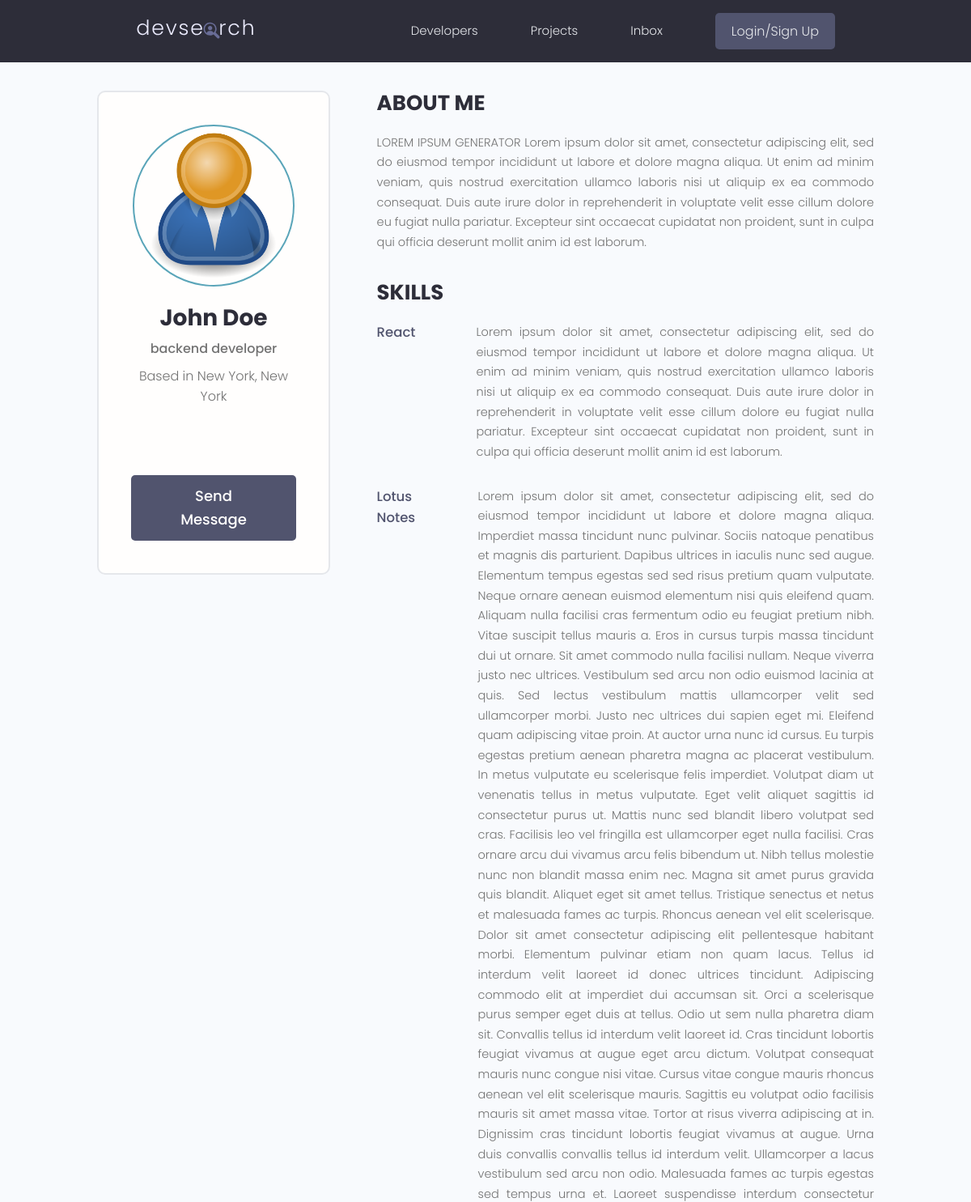
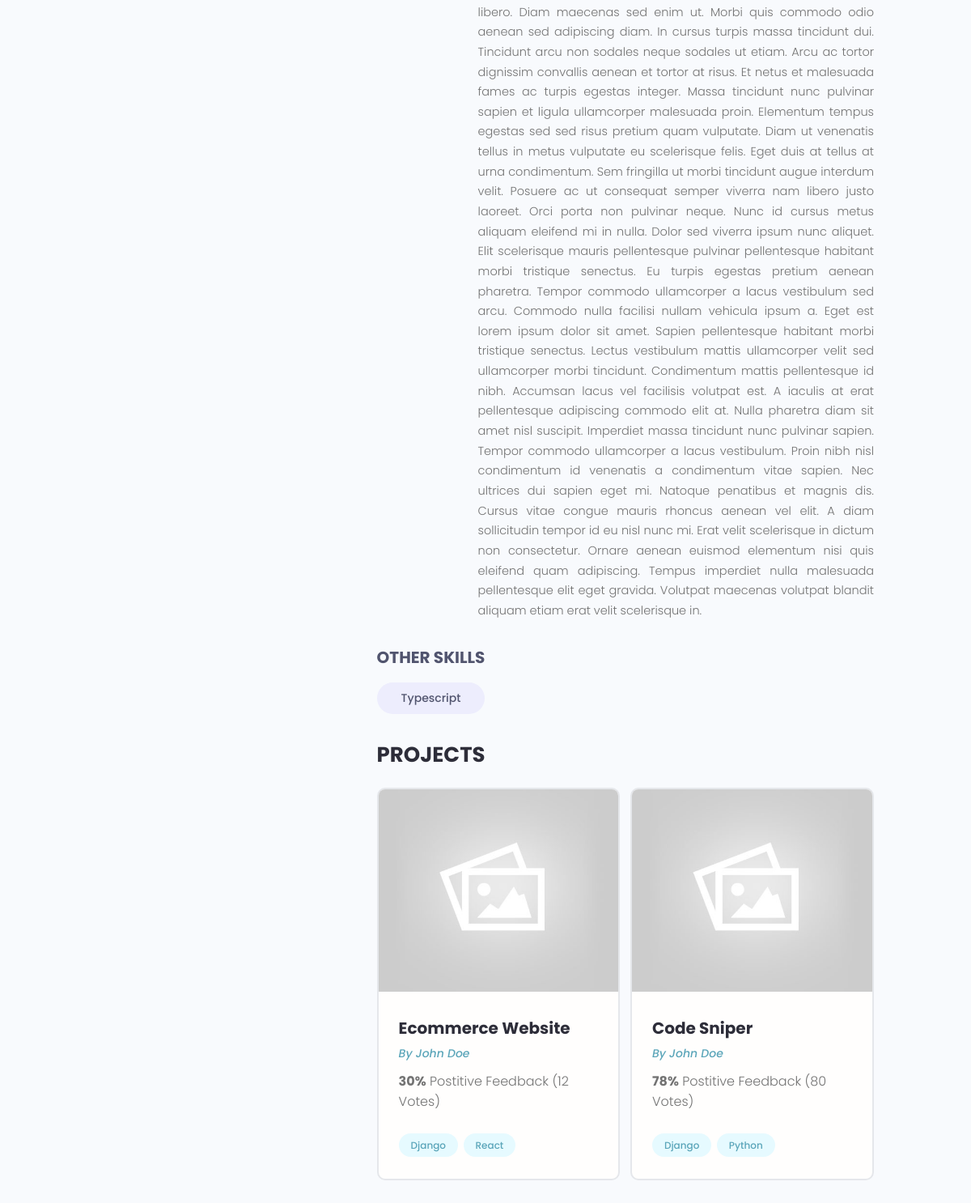
Screenshot of /profile/b9493051-83be-4aec-a5c5-364fbb2dfe9a with the database file from the repository (2 pictures, top to bottom).
### users/models.py (models this page shows, shortened)
class Profile(models.Model):
    user = models.OneToOneField(User, on_delete=models.CASCADE, null=True, blank=True)
    name = models.CharField(max_length=200, null=True, blank=True)
    email = models.EmailField(max_length=500, null=True, blank=True)
    username = models.CharField(max_length=200, null=True, blank=True)
    location = models.CharField(max_length=200, null=True, blank=True)
    headline = models.CharField(max_length=200, null=True, blank=True)
    bio = models.TextField(null=True, blank=True)
    profile_image = models.ImageField(null=True, blank=True, upload_to='profiles/', default='profiles/user-default.png')
    social_github = models.CharField(max_length=200, null=True, blank=True)
    social_twitter = models.CharField(max_length=200, null=True, blank=True)
    social_linkedin = models.CharField(max_length=200, null=True, blank=True)
    social_stackoverflow = models.CharField(max_length=200, null=True, blank=True)
    social_website = models.CharField(max_length=200, null=True, blank=True)
    created = models.DateTimeField(auto_now_add=True)
    id = models.UUIDField(default=uuid.uuid4, unique=True, primary_key=True, editable=False)

class Skill(models.Model):
    owner = models.ForeignKey(Profile, null=True, blank=True, on_delete=models.CASCADE)
    name = models.CharField(max_length=200, null=True, blank=True)
    description = models.TextField(null=True, blank=True)
    created = models.DateTimeField(auto_now_add=True)
    id = models.UUIDField(default=uuid.uuid4, unique=True, primary_key=True, editable=False)
    def __str__(self):
        return str(self.name)

### projects/models.py (models this page shows, shortened)
class Project(models.Model):
    owner = models.ForeignKey(Profile, null=True, blank=True, on_delete=models.SET_NULL)
    title = models.CharField(max_length=200)
    description = models.TextField(null=True, blank=True)
    featured_image = models.ImageField(null=True, blank=True, default='default.jpg')
    demo_link = models.CharField(max_length=2000, null=True, blank=True)
    source_link = models.CharField(max_length=2000, null=True, blank=True)
    tags = models.ManyToManyField('Tag', blank=True)
    vote_total = models.IntegerField(default=0, null=True, blank=True)
    vote_ratio = models.IntegerField(default=0, null=True, blank=True)
    created = models.DateTimeField(auto_now_add=True)
    id = models.UUIDField(default=uuid.uuid4, unique=True, primary_key=True, editable=False)

class Tag(models.Model):
    name = models.CharField(max_length=200)
    created = models.DateTimeField(auto_now_add=True)
    id = models.UUIDField(default=uuid.uuid4, unique=True, primary_key=True, editable=False)
    def __str__(self):
        return self.name

### users/views.py (the view)
# urls.py: path('profile/<str:pk>', views.userProfile, name='user-profile'),
def userProfile(request, pk):
    profile = Profile.objects.get(id=pk)
    topSkills = profile.skill_set.exclude(description__exact="")
    otherSkills = profile.skill_set.filter(description="")
    context = {'profile': profile, 'topSkills': topSkills, 'otherSkills': otherSkills};
    return render(request=request, template_name="users/user-profile.html", context=context)

### users/templates/users/user-profile.html (shortened to what this page needs)
{% extends 'main.html' %}
{% block content %}
<main class="profile my-md">
    <div class="container">
      <div class="layout">
        <div class="column column--1of3">
          <div class="card text-center">
            <div class="card__body dev">
              <img class="avatar avatar--xl" src="{{ profile.profile_image.url }}" />
              <h2 class="dev__name">{{profile.name}}</h2>
              <p class="dev__title">{{profile.headline}}</p>
              <p class="dev__location">Based in {{profile.location}}</p>
              <ul class="dev__social">
              </ul>
              <a href="#" class="btn btn--sub btn--lg">Send Message </a>
            </div>
          </div>
        </div>
        <div class="column column--2of3">
          <div class="devInfo">
            <h3 class="devInfo__title">About Me</h3>
            <p class="devInfo__about">{{profile.bio}}</p>
          </div>
          <div class="devInfo">
            <h3 class="devInfo__title">Skills</h3>
            <div class="devInfo__skills">
              {% for skill in topSkills %}
              <div class="devSkill">
                <h4 class="devSkill__title">{{skill.name}}</h4>
                <p class="devSkill__info">{{skill.description}}</p>
              </div>
              {% endfor %}
              <h3 class="devInfo__subtitle">Other Skills</h3>
              <div class="devInfo__otherSkills">
                {% for skill in otherSkills %}
                <span class="tag tag--pill tag--sub tag--lg">
                  <small>{{skill}}</small>
                </span>
                {% endfor %}
              </div>
            </div>
          </div>
          <div class="devInfo">
            <h3 class="devInfo__title">Projects</h3>
            <div class="grid grid--two">
              {% for project in profile.project_set.all %}
              <div class="column">
                <div class="card project">
                  <a href="{% url 'project' project.id %}" class="project">
                    <img class="project__thumbnail" src="{{project.featured_image.url}}" />
                    <div class="card__body">
                      <h3 class="project__title">{{project.title}}</h3>
                      <p><a class="project__author" href="{% url 'user-profile' project.owner.id %}">By {{project.owner.name}}</a></p>
                      <p class="project--rating">
                        <span style="font-weight: bold;">{{project.vote_ratio}}%</span> Postitive
                        Feedback ({{project.vote_total}} Vote{{project.vote_total|pluralize:'s'}})
                      </p>
                      <div class="project__tags">
                        {% for tag in project.tags.all%}
                        <span class="tag tag--pill tag--main">
                          <small>{{tag}}</small>
                        </span>
                        {% endfor %}
                      </div>
                    </div>
                  </a>
                </div>
              </div>
              {% endfor %}
            </div>
          </div>
        </div>
      </div>
    </div>
  </main>
{% endblock content %}

### static/styles/app.css (style rules this page uses)
:root { --color-sub: #2d2d39; }
.btn--sub { background-color: var(--color-sub-light); }
.card { border: 2px solid var(--color-light); }
img { width: 100%; }
.profile .card > .dev { padding: 4rem; }
.dev__name { color: var(--color-sub); font-size: 2.8rem; font-weight: 700; margin-top: 1rem; margin-bottom: 0.5rem; }
.dev__title { font-size: 1.6rem; font-weight: 500; line-height: 1.3; }
.dev__location { margin-top: 1rem; }
.dev__social { margin: 3rem 0; list-style: none; display: flex; justify-content: center; gap: 1.5rem; }
.devInfo { margin-bottom: 3rem; }
.devInfo__title, .devInfo__subtitle { font-size: 2.6rem; color: var(--color-sub); text-transform: uppercase; font-weight: 700; margin-bottom: 1.5rem; }
.devInfo__subtitle { font-size: 2rem; color: var(--color-sub-light); }
.devInfo__about, .devSkill__info { font-size: 1.45rem; line-height: 1.7; text-align: justify; }
.devSkill { margin-bottom: 3rem; }
.devSkill__title { font-size: 1.65rem; font-weight: 500; color: var(--color-sub-light); }
@media screen and (min-width: 700px) { .devSkill { display: flex; justify-content: space-between; gap: 3rem; } }
@media screen and (min-width: 700px) { .devSkill__info { flex-basis: 80%; } }
.project__author { font-size: 1.4rem; font-style: italic; }
.project--rating { margin-bottom: 1.6em; margin-top: .5em; }
.project__thumbnail { height: 25rem; object-fit: cover; object-position: top center; }
.project__title { font-size: 2rem; font-weight: 700; color: var(--color-sub); }

### static/uikit/styles/modules/_variables.css (style rules this page uses)
:root { --color-main: #5aa5b9; --color-main-light: #e6faff; --color-sub: #3f4156; --color-sub-light: #51546e; --color-sub-lighter: #ededfd; --color-text: #737373; --color-gray: #8b8b8b; --color-light: #e5e7eb; --color-light-gray: #767676; --color-bg: #f8fafd; --color-white: #fffefd; --color-white-light: #f3f3f3; --color-success: #359e64; --color-success-bg: #def8e8; --color-error: #fc4b0b; --color-error-bg: #fff2ee; --font-base: 'Poppins', arial, helvetica, 'Segoe UI', roboto, ubuntu, sans-serif; --font-monospace: 'Fira Code', 'Courier New', courier, monospace; --font-regular: 300; --font-medium: 500; --font-bold: 700; --generic-shadow: 1px 1px 5px #00000010; --generic-transition: all 0.3s ease-in-out; }

### static/uikit/styles/modules/_base.css (style rules this page uses)
* { margin: 0; padding: 0; box-sizing: border-box; text-rendering: optimizeLegibility; color: inherit; font-size: inherit; }
html { font-size: 50%; }
@media only screen and (min-width: 480px) { html { font-size: 56.25%; } }
@media only screen and (min-width: 1200px) { html { font-size: 62.5%; } }
body { line-height: 1.6; font-weight: 400; font-size: 1.5rem; color: var(--color-text); background-color: var(--color-bg); min-height: 100vh; }

### static/uikit/styles/modules/_typography.css (style rules this page uses)
* { font-family: var(--font-base); }
h2 { font-size: 3.6rem; font-weight: var(--font-bold); }
h3 { font-size: 3.2rem; font-weight: var(--font-medium); }
h4 { font-size: 2.8rem; font-weight: var(--font-medium); }
p, span, strong { font-size: 1.6rem; color: var(--color-text); font-weight: var(--font-regular); }
a { padding-bottom: 2px; text-decoration: none; display: inline-block; color: var(--color-main); font-weight: var(--font-medium); }

### static/uikit/styles/modules/_utilities.css (style rules this page uses)
.container { width: 92%; max-width: 165rem; margin: 0 auto; box-sizing: border-box; }
@media screen and (min-width: 1000px) { .container { width: 90%; } }
@media screen and (min-width: 1200px) { .container { width: 80%; } }
.text-center { text-align: center; }
.my-md { margin: 3rem auto; }

### static/uikit/styles/modules/_avatar.css (style rules this page uses)
.avatar { border-radius: 50%; border: 2px solid var(--color-main); object-fit: cover; }
.avatar--xl { height: 20rem; width: 20rem; }

### static/uikit/styles/modules/_button.css (style rules this page uses)
.btn { display: inline-block; position: relative; cursor: pointer; background-color: var(--color-light); font-weight: var(--font-medium); color: var(--color-sub); text-decoration: none; padding: 1rem 2rem; border-radius: 0.5rem; border: none; width: -webkit-fit-content; width: -moz-fit-content; width: fit-content; height: -webkit-fit-content; height: -moz-fit-content; height: fit-content; font-size: 1.6rem; outline-width: 0; outline-color: transparent; -webkit-backface-visibility: hidden; backface-visibility: hidden; transition: all 0.3s ease-in-out; }
.btn--sub { background-color: var(--color-sub); color: var(--color-white); }
.btn--lg { font-size: 1.8rem; padding: 1.2rem 4.5rem; }

### static/uikit/styles/modules/_card.css (style rules this page uses)
.card { border-radius: 1rem; background-color: var(--color-white); border: 1.5px solid var(--color-light); width: auto; height: auto; margin-top: 0.5rem; margin-bottom: 0.5rem; overflow: hidden; }
.card__body, .card__header { padding: 2rem 2.5rem; }

### rows the page displays
Profile: profile_image (placeholder picture), name "John Doe", headline "backend developer", location "New York, New York", bio "LOREM IPSUM GENERATOR Lorem ipsum dolor sit amet, consectetur adipiscing elit, sed do eiusmod tempor incididunt ut labore et dolore magna aliqua. Ut enim ad minim veniam, quis nostrud exercitation ullamco laboris nisi ut aliquip ex ea commodo consequat. Duis aute irure dolor in reprehenderit in voluptate velit esse cillum dolore eu fugiat nulla pariatur. Excepteur sint occaecat cupidatat non proident, sunt in culpa qui officia deserunt mollit anim id est laborum."
Skill: name "React", description "Lorem ipsum dolor sit amet, consectetur adipiscing elit, sed do eiusmod tempor incididunt ut labore et dolore magna aliqua. Ut enim ad minim veniam, quis nostrud exercitation ullamco laboris nisi ut aliquip ex ea commodo consequat. Duis aute irure dolor in reprehenderit in voluptate velit esse cillum dolore eu fugiat nulla pariatur. Excepteur sint occaecat cupidatat non proident, sunt in culpa qui officia deserunt mollit anim id est laborum."
Skill: name "Lotus Notes", description "Lorem ipsum dolor sit amet, consectetur adipiscing elit, sed do eiusmod tempor incididunt ut labore et dolore magna aliqua. Imperdiet massa tincidunt nunc pulvinar. Sociis natoque penatibus et magnis dis parturient. Dapibus ultrices in iaculis nunc sed augue. Elementum tempus egestas sed sed risus pretium quam vulputate. Neque ornare aenean euismod elementum nisi quis eleifend quam. Aliquam nulla facilisi cras fermentum odio eu feugiat pretium nibh. Vitae suscipit tellus mauris a. Eros in cursus turpis massa tincidunt dui ut ornare. Sit amet commodo nulla facilisi nullam. Neque viverra justo nec ultrices. Vestibulum sed arcu non odio euismod lacinia at quis. Sed lectus vestibulum mattis…"
Skill: name "Typescript"
Project: featured_image (placeholder picture), title "Ecommerce Website", owner.name "John Doe", vote_ratio "30", vote_total "12"
Tag: name "Django"
Tag: name "React"
Project: featured_image (placeholder picture), title "Code Sniper", owner.name "John Doe", vote_ratio "78", vote_total "80"
Tag: name "Python"
